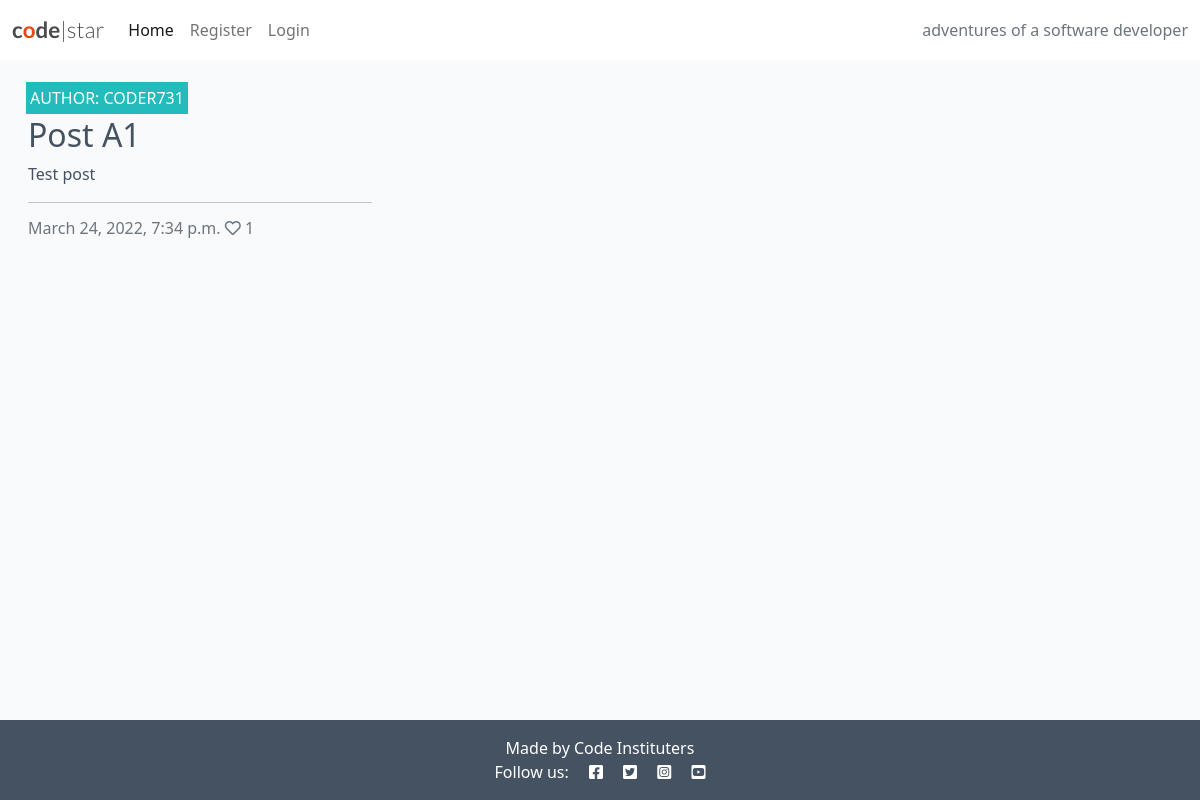
The page / on the database its author committed.
### Your_Thoughts/models.py (models this page shows, shortened)
class Post(models.Model):
    title = models.CharField(max_length=200, unique=True)
    slug = models.SlugField(max_length=200, unique=True)
    author = models.ForeignKey(User, on_delete=models.CASCADE, related_name="blog_posts", default='string')
    updated_on = models.DateTimeField(auto_now=True)
    content = models.TextField(default='text')
    featured_image = CloudinaryField('image', default='placeholder')
    excerpt = models.TextField(blank=True)
    updated_on = models.DateTimeField(auto_now=True)
    content = models.TextField()
    created_on = models.DateTimeField(auto_now_add=True) #, default='author'
    status = models.IntegerField(choices=STATUS, default=0)
    likes = models.ManyToManyField(
        User, related_name='blogpost_likes', blank=True)
    name = models.CharField(max_length=50, null=False, blank=False)
    comment = models.TextField(null=False, blank=False)
    done = models.BooleanField(null=False, blank=False, default=False)
    class Meta:
        ordering = ["-created_on"]
    def number_of_likes(self):
        return self.likes.count()

### Your_Thoughts/views.py (the view)
# urls.py: path('', views.PostList.as_view(), name='home'),
class PostList(generic.ListView):
    model = Post
    queryset = Post.objects.filter(status=1).order_by('-created_on')
    template_name = 'index.html'
    paginate_by = 6

### templates/index.html (shortened to what this page needs)
{% extends "base.html" %}
{% block content %}
<div class="container-fluid">
    <div class="row">
        <div class="col-12 mt-3 left">
            <div class="row">
            {% for post in post_list %}
                <div class="col-md-4">
                    <div class="card mb-4">
                        <div class="card-body">
                            <div class="image-container">
                                <div class="image-flash">
                                    <p class="author">Author: {{ post.author }}</p>
                                </div>
                            </div>
                            <a href="{% url 'post_detail' post.slug %}" class="post-link">
                                <h2 class="card-title">{{ post.title }}</h2>
                                <p class="card-text">{{ post.excerpt }}</p>
                            </a>
                            <hr />
                            <p class="card-text text-muted h6">{{ post.created_on}} <i class="far fa-heart"></i>
                                {{ post.number_of_likes }}</p>
                        </div>
                    </div>
                </div>
            {% endfor %}
            </div>
        </div>
    </div>
</div>
{%endblock%}

### static/css/style.css (style rules this page uses)
body { background-color: #F9FAFC; }
.main-bg { background-color: #F9FAFC; }
.card { border: none; background-color: transparent; }
.image-container { position: relative; }
.image-flash { position: absolute; bottom: 5%; min-width: 30%; left: -2px; background-color: #23BBBB; }
.author { color: white; margin: 4px; text-transform: uppercase; }
.post-link { text-decoration: none; color: #445261; }

### rows shown on the page
Post: author "CODER731", title "Post A1", excerpt "Test post", created_on "March 24, 2022, 7:34 p.m.", number_of_likes "1"
